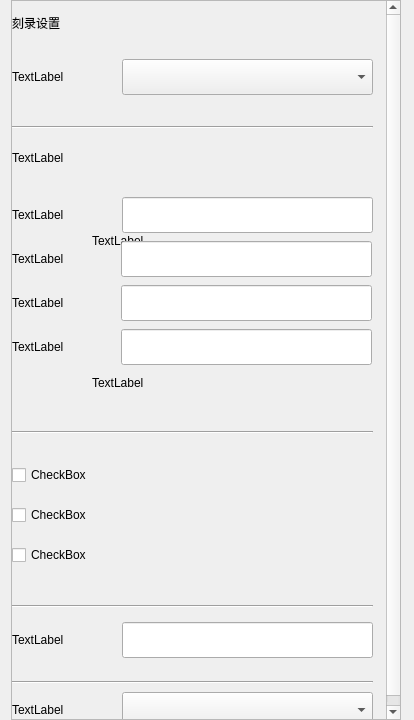
<?xml version="1.0" encoding="UTF-8"?>
<ui version="4.0">
 <class>BusnessSetting</class>
 <widget class="QWidget" name="BusnessSetting">
  <property name="geometry">
   <rect>
    <x>0</x>
    <y>0</y>
    <width>414</width>
    <height>720</height>
   </rect>
  </property>
  <property name="windowTitle">
   <string>BusnessSettings</string>
  </property>
  <layout class="QVBoxLayout" name="verticalLayout_2">
   <property name="topMargin">
    <number>0</number>
   </property>
   <property name="bottomMargin">
    <number>0</number>
   </property>
   <item>
    <widget class="QScrollArea" name="scrollArea">
     <property name="sizePolicy">
      <sizepolicy hsizetype="Fixed" vsizetype="Expanding">
       <horstretch>0</horstretch>
       <verstretch>0</verstretch>
      </sizepolicy>
     </property>
     <property name="minimumSize">
      <size>
       <width>390</width>
       <height>0</height>
      </size>
     </property>
     <property name="maximumSize">
      <size>
       <width>376</width>
       <height>16777215</height>
      </size>
     </property>
     <property name="widgetResizable">
      <bool>true</bool>
     </property>
     <widget class="QWidget" name="scrollAreaWidgetContents">
      <property name="geometry">
       <rect>
        <x>0</x>
        <y>0</y>
        <width>374</width>
        <height>728</height>
       </rect>
      </property>
      <property name="sizePolicy">
       <sizepolicy hsizetype="Preferred" vsizetype="Ignored">
        <horstretch>0</horstretch>
        <verstretch>0</verstretch>
       </sizepolicy>
      </property>
      <property name="minimumSize">
       <size>
        <width>0</width>
        <height>728</height>
       </size>
      </property>
      <property name="maximumSize">
       <size>
        <width>16777215</width>
        <height>728</height>
       </size>
      </property>
      <widget class="QWidget" name="layoutWidget">
       <property name="geometry">
        <rect>
         <x>0</x>
         <y>0</y>
         <width>361</width>
         <height>73</height>
        </rect>
       </property>
       <layout class="QVBoxLayout" name="titileLayout">
        <property name="leftMargin">
         <number>0</number>
        </property>
        <property name="topMargin">
         <number>0</number>
        </property>
        <property name="bottomMargin">
         <number>28</number>
        </property>
        <item>
         <widget class="QLabel" name="title">
          <property name="minimumSize">
           <size>
            <width>0</width>
            <height>36</height>
           </size>
          </property>
          <property name="maximumSize">
           <size>
            <width>16777215</width>
            <height>36</height>
           </size>
          </property>
          <property name="text">
           <string>刻录设置</string>
          </property>
         </widget>
        </item>
       </layout>
      </widget>
      <widget class="QWidget" name="layoutWidget">
       <property name="geometry">
        <rect>
         <x>0</x>
         <y>57</y>
         <width>361</width>
         <height>38</height>
        </rect>
       </property>
       <layout class="QHBoxLayout" name="speedLayout">
        <item>
         <widget class="QLabel" name="labelBurnSpeed">
          <property name="sizePolicy">
           <sizepolicy hsizetype="Preferred" vsizetype="Preferred">
            <horstretch>0</horstretch>
            <verstretch>0</verstretch>
           </sizepolicy>
          </property>
          <property name="minimumSize">
           <size>
            <width>56</width>
            <height>36</height>
           </size>
          </property>
          <property name="maximumSize">
           <size>
            <width>128</width>
            <height>36</height>
           </size>
          </property>
          <property name="text">
           <string>TextLabel</string>
          </property>
         </widget>
        </item>
        <item>
         <widget class="QComboBox" name="comboBoxBurnSpeed">
          <property name="sizePolicy">
           <sizepolicy hsizetype="Fixed" vsizetype="Fixed">
            <horstretch>0</horstretch>
            <verstretch>0</verstretch>
           </sizepolicy>
          </property>
          <property name="minimumSize">
           <size>
            <width>251</width>
            <height>36</height>
           </size>
          </property>
          <property name="maximumSize">
           <size>
            <width>251</width>
            <height>36</height>
           </size>
          </property>
         </widget>
        </item>
       </layout>
      </widget>
      <widget class="QWidget" name="layoutWidget">
       <property name="geometry">
        <rect>
         <x>0</x>
         <y>101</y>
         <width>361</width>
         <height>50</height>
        </rect>
       </property>
       <layout class="QVBoxLayout" name="verticalLayout">
        <property name="topMargin">
         <number>24</number>
        </property>
        <property name="bottomMargin">
         <number>24</number>
        </property>
        <item>
         <widget class="Line" name="line">
          <property name="minimumSize">
           <size>
            <width>0</width>
            <height>2</height>
           </size>
          </property>
          <property name="maximumSize">
           <size>
            <width>16777215</width>
            <height>2</height>
           </size>
          </property>
          <property name="orientation">
           <enum>Qt::Horizontal</enum>
          </property>
         </widget>
        </item>
       </layout>
      </widget>
      <widget class="QWidget" name="layoutWidget">
       <property name="geometry">
        <rect>
         <x>0</x>
         <y>149</y>
         <width>361</width>
         <height>38</height>
        </rect>
       </property>
       <layout class="QVBoxLayout" name="verticalLayout_5">
        <item>
         <widget class="QLabel" name="labelISOInfo">
          <property name="minimumSize">
           <size>
            <width>0</width>
            <height>36</height>
           </size>
          </property>
          <property name="maximumSize">
           <size>
            <width>16777215</width>
            <height>36</height>
           </size>
          </property>
          <property name="text">
           <string>TextLabel</string>
          </property>
          <property name="alignment">
           <set>Qt::AlignLeading|Qt::AlignLeft|Qt::AlignTop</set>
          </property>
         </widget>
        </item>
       </layout>
      </widget>
      <widget class="QWidget" name="layoutWidget">
       <property name="geometry">
        <rect>
         <x>0</x>
         <y>410</y>
         <width>361</width>
         <height>46</height>
        </rect>
       </property>
       <layout class="QHBoxLayout" name="horizontalLayout_5">
        <property name="topMargin">
         <number>20</number>
        </property>
        <property name="bottomMargin">
         <number>24</number>
        </property>
        <item>
         <widget class="Line" name="line_2">
          <property name="minimumSize">
           <size>
            <width>0</width>
            <height>2</height>
           </size>
          </property>
          <property name="maximumSize">
           <size>
            <width>16777215</width>
            <height>2</height>
           </size>
          </property>
          <property name="orientation">
           <enum>Qt::Horizontal</enum>
          </property>
         </widget>
        </item>
       </layout>
      </widget>
      <widget class="QWidget" name="layoutWidget">
       <property name="geometry">
        <rect>
         <x>0</x>
         <y>450</y>
         <width>361</width>
         <height>131</height>
        </rect>
       </property>
       <layout class="QVBoxLayout" name="verticalLayout_9">
        <item>
         <widget class="QCheckBox" name="checkBoxCloseSeeion">
          <property name="text">
           <string>CheckBox</string>
          </property>
         </widget>
        </item>
        <item>
         <widget class="QCheckBox" name="checkBoxCreateISO">
          <property name="text">
           <string>CheckBox</string>
          </property>
         </widget>
        </item>
        <item>
         <widget class="QCheckBox" name="checkBoxVerfication">
          <property name="text">
           <string>CheckBox</string>
          </property>
         </widget>
        </item>
       </layout>
      </widget>
      <widget class="QWidget" name="layoutWidget">
       <property name="geometry">
        <rect>
         <x>0</x>
         <y>580</y>
         <width>361</width>
         <height>50</height>
        </rect>
       </property>
       <layout class="QHBoxLayout" name="horizontalLayout_10">
        <property name="topMargin">
         <number>24</number>
        </property>
        <property name="bottomMargin">
         <number>24</number>
        </property>
        <item>
         <widget class="Line" name="line_3">
          <property name="minimumSize">
           <size>
            <width>0</width>
            <height>2</height>
           </size>
          </property>
          <property name="maximumSize">
           <size>
            <width>16777215</width>
            <height>2</height>
           </size>
          </property>
          <property name="orientation">
           <enum>Qt::Horizontal</enum>
          </property>
         </widget>
        </item>
       </layout>
      </widget>
      <widget class="QWidget" name="layoutWidget">
       <property name="geometry">
        <rect>
         <x>0</x>
         <y>620</y>
         <width>361</width>
         <height>38</height>
        </rect>
       </property>
       <layout class="QHBoxLayout" name="horizontalLayout_11">
        <property name="spacing">
         <number>8</number>
        </property>
        <item>
         <widget class="QLabel" name="labelTempPath">
          <property name="sizePolicy">
           <sizepolicy hsizetype="Expanding" vsizetype="Fixed">
            <horstretch>0</horstretch>
            <verstretch>0</verstretch>
           </sizepolicy>
          </property>
          <property name="minimumSize">
           <size>
            <width>64</width>
            <height>36</height>
           </size>
          </property>
          <property name="maximumSize">
           <size>
            <width>128</width>
            <height>36</height>
           </size>
          </property>
          <property name="text">
           <string>TextLabel</string>
          </property>
         </widget>
        </item>
        <item>
         <widget class="QLineEdit" name="lineEditTempPath">
          <property name="sizePolicy">
           <sizepolicy hsizetype="Fixed" vsizetype="Fixed">
            <horstretch>0</horstretch>
            <verstretch>0</verstretch>
           </sizepolicy>
          </property>
          <property name="minimumSize">
           <size>
            <width>251</width>
            <height>36</height>
           </size>
          </property>
          <property name="maximumSize">
           <size>
            <width>251</width>
            <height>36</height>
           </size>
          </property>
         </widget>
        </item>
       </layout>
      </widget>
      <widget class="QWidget" name="layoutWidget">
       <property name="geometry">
        <rect>
         <x>0</x>
         <y>660</y>
         <width>361</width>
         <height>46</height>
        </rect>
       </property>
       <layout class="QHBoxLayout" name="horizontalLayout_12">
        <property name="topMargin">
         <number>20</number>
        </property>
        <property name="bottomMargin">
         <number>24</number>
        </property>
        <item>
         <widget class="Line" name="line_4">
          <property name="minimumSize">
           <size>
            <width>0</width>
            <height>2</height>
           </size>
          </property>
          <property name="maximumSize">
           <size>
            <width>16777215</width>
            <height>2</height>
           </size>
          </property>
          <property name="orientation">
           <enum>Qt::Horizontal</enum>
          </property>
         </widget>
        </item>
       </layout>
      </widget>
      <widget class="QWidget" name="layoutWidget">
       <property name="geometry">
        <rect>
         <x>0</x>
         <y>690</y>
         <width>361</width>
         <height>38</height>
        </rect>
       </property>
       <layout class="QHBoxLayout" name="horizontalLayout_13">
        <item>
         <widget class="QLabel" name="labelBurnFormat">
          <property name="text">
           <string>TextLabel</string>
          </property>
         </widget>
        </item>
        <item>
         <spacer name="horizontalSpacer_7">
          <property name="orientation">
           <enum>Qt::Horizontal</enum>
          </property>
          <property name="sizeHint" stdset="0">
           <size>
            <width>0</width>
            <height>20</height>
           </size>
          </property>
         </spacer>
        </item>
        <item>
         <widget class="QComboBox" name="comboBoxBurnFormat">
          <property name="sizePolicy">
           <sizepolicy hsizetype="Fixed" vsizetype="Fixed">
            <horstretch>0</horstretch>
            <verstretch>0</verstretch>
           </sizepolicy>
          </property>
          <property name="minimumSize">
           <size>
            <width>251</width>
            <height>36</height>
           </size>
          </property>
          <property name="maximumSize">
           <size>
            <width>251</width>
            <height>36</height>
           </size>
          </property>
         </widget>
        </item>
       </layout>
      </widget>
      <widget class="QWidget" name="layoutWidget">
       <property name="geometry">
        <rect>
         <x>0</x>
         <y>230</y>
         <width>361</width>
         <height>22</height>
        </rect>
       </property>
       <layout class="QHBoxLayout" name="horizontalLayout_6">
        <property name="spacing">
         <number>0</number>
        </property>
        <property name="topMargin">
         <number>0</number>
        </property>
        <property name="bottomMargin">
         <number>1</number>
        </property>
        <item>
         <spacer name="horizontalSpacer_8">
          <property name="orientation">
           <enum>Qt::Horizontal</enum>
          </property>
          <property name="sizeType">
           <enum>QSizePolicy::Preferred</enum>
          </property>
          <property name="sizeHint" stdset="0">
           <size>
            <width>80</width>
            <height>20</height>
           </size>
          </property>
         </spacer>
        </item>
        <item>
         <widget class="QLabel" name="labelCheckVolumnID">
          <property name="sizePolicy">
           <sizepolicy hsizetype="Expanding" vsizetype="Fixed">
            <horstretch>0</horstretch>
            <verstretch>0</verstretch>
           </sizepolicy>
          </property>
          <property name="minimumSize">
           <size>
            <width>64</width>
            <height>20</height>
           </size>
          </property>
          <property name="maximumSize">
           <size>
            <width>500</width>
            <height>20</height>
           </size>
          </property>
          <property name="text">
           <string>TextLabel</string>
          </property>
         </widget>
        </item>
       </layout>
      </widget>
      <widget class="QWidget" name="layoutWidget">
       <property name="geometry">
        <rect>
         <x>0</x>
         <y>190</y>
         <width>361</width>
         <height>211</height>
        </rect>
       </property>
       <layout class="QVBoxLayout" name="verticalLayout_6">
        <property name="spacing">
         <number>0</number>
        </property>
        <item>
         <layout class="QVBoxLayout" name="verticalLayout_3">
          <property name="spacing">
           <number>8</number>
          </property>
          <item>
           <layout class="QHBoxLayout" name="horizontalLayout">
            <property name="spacing">
             <number>0</number>
            </property>
            <item>
             <widget class="QLabel" name="labelVolumnID">
              <property name="sizePolicy">
               <sizepolicy hsizetype="Preferred" vsizetype="Preferred">
                <horstretch>0</horstretch>
                <verstretch>0</verstretch>
               </sizepolicy>
              </property>
              <property name="minimumSize">
               <size>
                <width>64</width>
                <height>0</height>
               </size>
              </property>
              <property name="maximumSize">
               <size>
                <width>128</width>
                <height>16777215</height>
               </size>
              </property>
              <property name="text">
               <string>TextLabel</string>
              </property>
             </widget>
            </item>
            <item>
             <widget class="QLineEdit" name="lineEditVolumnID">
              <property name="sizePolicy">
               <sizepolicy hsizetype="Fixed" vsizetype="Fixed">
                <horstretch>0</horstretch>
                <verstretch>0</verstretch>
               </sizepolicy>
              </property>
              <property name="minimumSize">
               <size>
                <width>251</width>
                <height>36</height>
               </size>
              </property>
              <property name="maximumSize">
               <size>
                <width>251</width>
                <height>36</height>
               </size>
              </property>
             </widget>
            </item>
           </layout>
          </item>
          <item>
           <layout class="QVBoxLayout" name="verticalLayout_4">
            <property name="spacing">
             <number>8</number>
            </property>
            <property name="rightMargin">
             <number>1</number>
            </property>
            <item>
             <layout class="QHBoxLayout" name="horizontalLayout_2">
              <property name="spacing">
               <number>2</number>
              </property>
              <property name="bottomMargin">
               <number>0</number>
              </property>
              <item>
               <widget class="QLabel" name="labelPreparer">
                <property name="minimumSize">
                 <size>
                  <width>64</width>
                  <height>0</height>
                 </size>
                </property>
                <property name="maximumSize">
                 <size>
                  <width>128</width>
                  <height>16777215</height>
                 </size>
                </property>
                <property name="text">
                 <string>TextLabel</string>
                </property>
               </widget>
              </item>
              <item>
               <widget class="CustomLineEdit" name="lineEditPreparer">
                <property name="sizePolicy">
                 <sizepolicy hsizetype="Fixed" vsizetype="Fixed">
                  <horstretch>0</horstretch>
                  <verstretch>0</verstretch>
                 </sizepolicy>
                </property>
                <property name="minimumSize">
                 <size>
                  <width>251</width>
                  <height>36</height>
                 </size>
                </property>
                <property name="maximumSize">
                 <size>
                  <width>251</width>
                  <height>36</height>
                 </size>
                </property>
               </widget>
              </item>
             </layout>
            </item>
            <item>
             <layout class="QHBoxLayout" name="horizontalLayout_3">
              <property name="bottomMargin">
               <number>0</number>
              </property>
              <item>
               <widget class="QLabel" name="labelPublisher">
                <property name="minimumSize">
                 <size>
                  <width>64</width>
                  <height>0</height>
                 </size>
                </property>
                <property name="maximumSize">
                 <size>
                  <width>128</width>
                  <height>16777215</height>
                 </size>
                </property>
                <property name="text">
                 <string>TextLabel</string>
                </property>
               </widget>
              </item>
              <item>
               <widget class="CustomLineEdit" name="lineEditPublisher">
                <property name="sizePolicy">
                 <sizepolicy hsizetype="Fixed" vsizetype="Fixed">
                  <horstretch>0</horstretch>
                  <verstretch>0</verstretch>
                 </sizepolicy>
                </property>
                <property name="minimumSize">
                 <size>
                  <width>251</width>
                  <height>36</height>
                 </size>
                </property>
                <property name="maximumSize">
                 <size>
                  <width>251</width>
                  <height>36</height>
                 </size>
                </property>
               </widget>
              </item>
             </layout>
            </item>
            <item>
             <layout class="QHBoxLayout" name="horizontalLayout_4">
              <property name="bottomMargin">
               <number>0</number>
              </property>
              <item>
               <widget class="QLabel" name="labelCopyright">
                <property name="minimumSize">
                 <size>
                  <width>64</width>
                  <height>36</height>
                 </size>
                </property>
                <property name="maximumSize">
                 <size>
                  <width>128</width>
                  <height>36</height>
                 </size>
                </property>
                <property name="text">
                 <string>TextLabel</string>
                </property>
               </widget>
              </item>
              <item>
               <widget class="CustomLineEdit" name="lineEditCopyright">
                <property name="minimumSize">
                 <size>
                  <width>251</width>
                  <height>36</height>
                 </size>
                </property>
                <property name="maximumSize">
                 <size>
                  <width>251</width>
                  <height>36</height>
                 </size>
                </property>
               </widget>
              </item>
             </layout>
            </item>
           </layout>
          </item>
         </layout>
        </item>
        <item>
         <layout class="QHBoxLayout" name="horizontalLayout_7">
          <property name="spacing">
           <number>0</number>
          </property>
          <property name="topMargin">
           <number>2</number>
          </property>
          <property name="bottomMargin">
           <number>1</number>
          </property>
          <item>
           <spacer name="horizontalSpacer_9">
            <property name="orientation">
             <enum>Qt::Horizontal</enum>
            </property>
            <property name="sizeType">
             <enum>QSizePolicy::Preferred</enum>
            </property>
            <property name="sizeHint" stdset="0">
             <size>
              <width>80</width>
              <height>20</height>
             </size>
            </property>
           </spacer>
          </item>
          <item>
           <widget class="QLabel" name="labelCheckCopyright">
            <property name="sizePolicy">
             <sizepolicy hsizetype="Expanding" vsizetype="Fixed">
              <horstretch>0</horstretch>
              <verstretch>0</verstretch>
             </sizepolicy>
            </property>
            <property name="minimumSize">
             <size>
              <width>64</width>
              <height>20</height>
             </size>
            </property>
            <property name="maximumSize">
             <size>
              <width>500</width>
              <height>20</height>
             </size>
            </property>
            <property name="text">
             <string>TextLabel</string>
            </property>
           </widget>
          </item>
         </layout>
        </item>
       </layout>
      </widget>
     </widget>
    </widget>
   </item>
  </layout>
 </widget>
 <customwidgets>
  <customwidget>
   <class>CustomLineEdit</class>
   <extends>QLineEdit</extends>
   <header location="global">src/view/busnesssetting.h</header>
  </customwidget>
 </customwidgets>
 <resources/>
 <connections/>
</ui>
